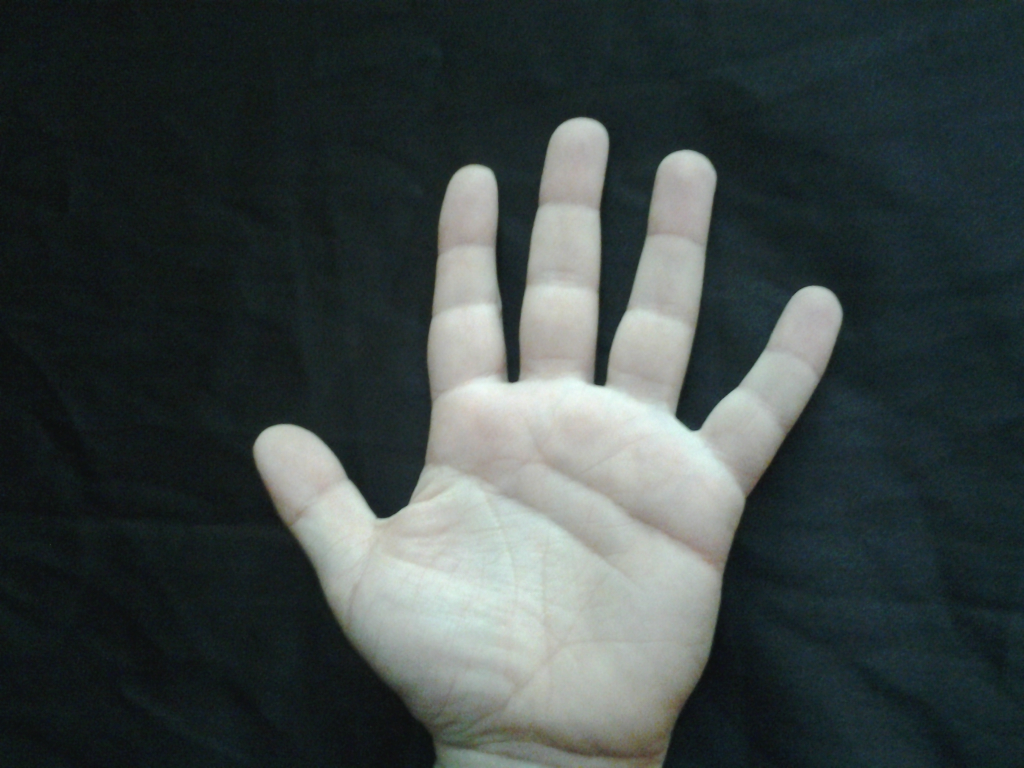
#> input picture Example_data/p1/Hand/Left/p1_l_2.jpg, 2048 x 1536 px (shown at 1/2 size)
$ python extract.py ../Example_data/p1/Hand/Left out.png
#> lines starting #> are read from the running program, lines starting #| are printed output that depends on the picture; after the words box and inside, x2 and y2 are one past the last pixel; in counts of white or black regions, pixels touching at a corner belong together
import os
import cv2
import json
import numpy as np
from sklearn.cluster import KMeans
import re

def get_person_id(image_path):
    # Regex pattern to match 'p{number}'
    pattern = r'p\d+'
    # Find all occurrences of the pattern in the string
    match = re.search(pattern, image_path)
    return match.group() if match else None

def extract_sift_features(image, n_clusters=50):
    sift = cv2.SIFT_create()
    keypoints, descriptors = sift.detectAndCompute(image, None)
    if descriptors is None:
        return np.zeros(n_clusters).tolist()  # Handle case with no keypoints
    n_descriptors = len(descriptors)
    if n_descriptors < n_clusters:
        # Pad descriptors with zeros
        padded_descriptors = np.vstack([descriptors, np.zeros((n_clusters - n_descriptors, descriptors.shape[1]))])
        descriptors = padded_descriptors
    kmeans = KMeans(n_clusters=n_clusters)
    kmeans.fit(descriptors)
    hist, _ = np.histogram(kmeans.labels_, bins=np.arange(0, n_clusters + 1))
    hist = hist.astype("float")
    hist /= (hist.sum() + 1e-6)  # Normalize histogram
    return hist.tolist()

def extract_edge_histogram(image):
    edges = cv2.Canny(image, 100, 200)
    hist, _ = np.histogram(edges, bins=64, range=(0, 256))
    hist = hist.astype("float")
    hist /= (hist.sum() + 1e-6)  # Normalize histogram
    return hist.tolist()

def extract_features(image_path, n_clusters=50):
    image = cv2.imread(image_path, cv2.IMREAD_GRAYSCALE)
    image = cv2.resize(image, (128, 128))

    sift_features = extract_sift_features(image, n_clusters=n_clusters)
    edge_histogram = extract_edge_histogram(image)
    person_id = get_person_id(image_path)

    return {
        "sift": sift_features,
        "edge_histogram": edge_histogram,
        "person_id": person_id
    }

def get_all_image_paths(directory):
    image_paths = []
    for root, _, files in os.walk(directory):
        for file in files:
            if file.endswith('.jpg') or file.endswith('.png'):
                image_paths.append(os.path.join(root, file))
    return image_paths

def main(directory, output_json, n_clusters=50):
    features = {}
    image_paths = get_all_image_paths(directory)
    for file_path in image_paths:
        features[os.path.basename(file_path)] = extract_features(file_path, n_clusters=n_clusters)
#> in extract_features, `image = cv2.resize(image, (128, 128))`:
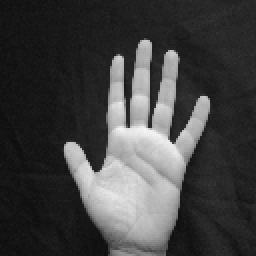
#> image: shape (128, 128) (shown 2 times larger); min 13, max 245, mean 65.9
#> in extract_sift_features, `keypoints, descriptors = sift.detectAndCompute(image, None)`: keypoints = 44 keypoints; strongest (x, y, size): (36, 76, 6.8), (59, 30, 4.1), (68, 84, 38.3), (86, 69, 3.3)
#> in extract_sift_features, `n_descriptors = len(descriptors)`: n_descriptors = 44
#> in extract_features, `sift_features = extract_sift_features(image, n_clusters=n_clusters)`: sift_features = 50 values, max 0.12 at index 2, min 0 at index 45, mean 0.02
#> in extract_edge_histogram, `edges = cv2.Canny(image, 100, 200)`:
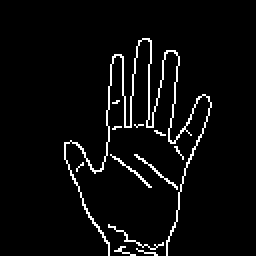
#> edges: shape (128, 128) (shown 2 times larger); 4.3% white in thin lines or dots, all inside (x1, y1, x2, y2) = (32, 19, 106, 128)
#> in extract_edge_histogram, `hist, _ = np.histogram(edges, bins=64, range=(0, 256))`: hist = 64 values, max 15685 at index 0, min 0 at index 1, mean 256
#> in extract_edge_histogram, `hist /= (hist.sum() + 1e-6)`: hist = 64 values, max 0.957 at index 0, min 0 at index 1, mean 0.0156
#> in extract_features, `edge_histogram = extract_edge_histogram(image)`: edge_histogram has the same summary as hist in extract_edge_histogram
#> pass 2 of the loop in main, `for file_path in image_paths:`:
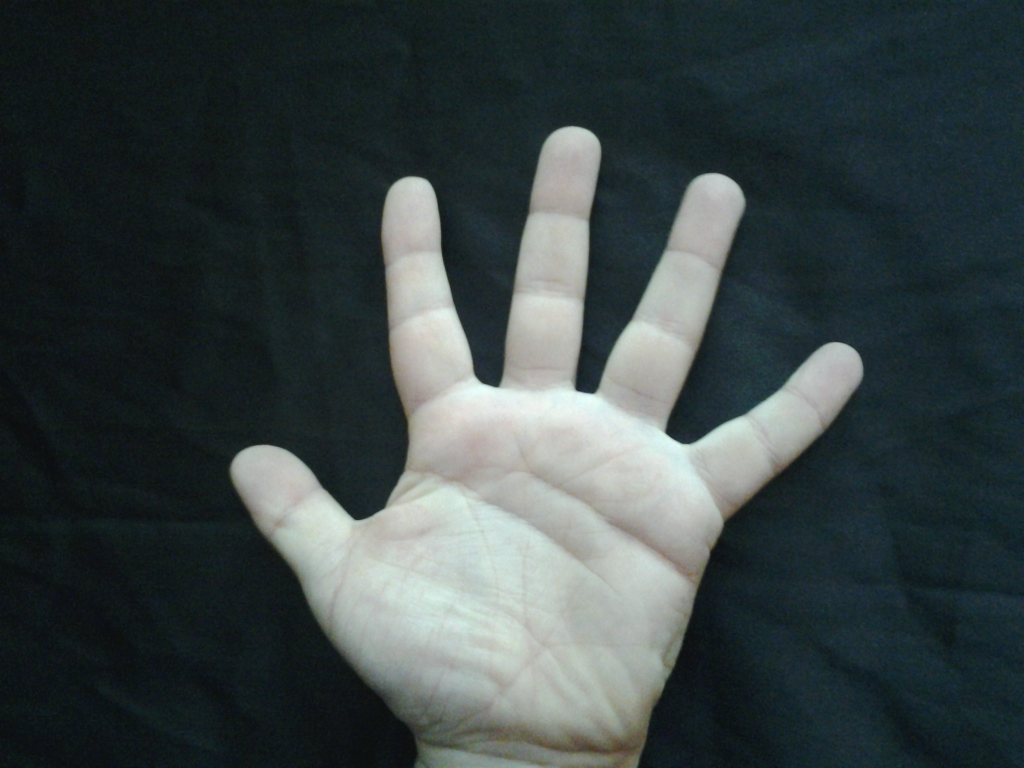
#> input picture Example_data/p1/Hand/Left/p1_l_3.jpg, 2048 x 1536 px (shown at 1/2 size)
#> in extract_features (call 2), `image = cv2.resize(image, (128, 128))`:
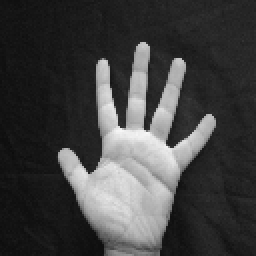
#> image: shape (128, 128) (shown 2 times larger); min 12, max 249, mean 65.5
#> keypoints = 45 keypoints; strongest (x, y, size): (51, 34, 5.3), (73, 63, 2.4), (61, 61, 3.3), (34, 79, 6.8)
#> sift_features = 50 values, max 0.1 at index 1, min 0 at index 46, mean 0.02
#> in extract_edge_histogram (call 2), `edges = cv2.Canny(image, 100, 200)`:
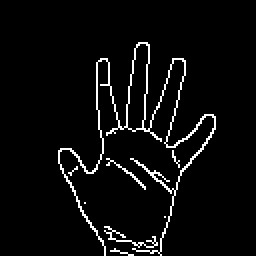
#> edges: shape (128, 128) (shown 2 times larger); 4.5% white in thin lines or dots, all inside (x1, y1, x2, y2) = (29, 21, 108, 128)
#> in extract_edge_histogram (call 2), `hist, _ = np.histogram(edges, bins=64, range=(0, 256))`: hist = 64 values, max 15654 at index 0, min 0 at index 1, mean 256
#> in extract_edge_histogram (call 2), `hist /= (hist.sum() + 1e-6)`: hist = 64 values, max 0.955 at index 0, min 0 at index 1, mean 0.0156
#> edge_histogram has the same summary as hist in extract_edge_histogram

    with open(output_json, 'w') as f:
        json.dump(features, f, indent=4)

if __name__ == "__main__":
    import sys
    if len(sys.argv) != 3:
        print("Usage: python extract_new_features.py <directory> <output_json>")
        sys.exit(1)
    directory = sys.argv[1]
    output_json = sys.argv[2]
    main(directory, output_json)
